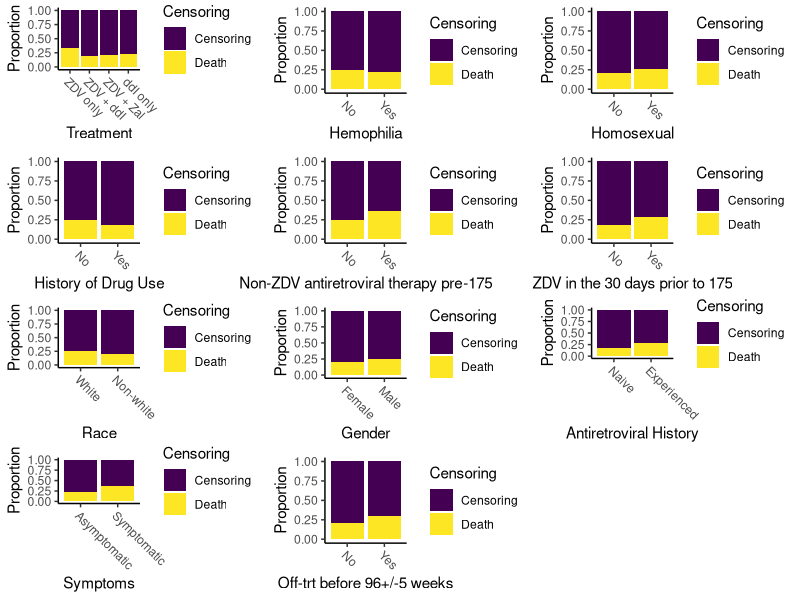

Recreate this plot in R.
## ---- chunk 1
library(tidyverse)
library(knitr)
library(viridis)
knitr::opts_chunk$set(echo = FALSE, message = FALSE)
## ---- chunk 2
aids_df <- read_csv("aids.csv") %>%
  mutate(
    cid = factor(cid),
    trt = factor(trt, levels = 0:3, labels = c("ZDV only", "ZDV + ddI", "ZDV + Zal", "ddI only")),
    hemo = factor(hemo, levels = 0:1, labels = c("No", "Yes")),
    homo = factor(homo, levels = 0:1, labels = c("No", "Yes")),
    drugs = factor(drugs, levels = 0:1, labels = c("No", "Yes")),
    oprior = factor(oprior, levels = 0:1, labels = c("No", "Yes")),
    z30 = factor(z30, levels = 0:1, labels = c("No", "Yes")),
    zprior = factor(zprior, levels = 0:1, labels = c("No", "Yes")),
    race = factor(race, levels = 0:1, labels = c("White", "Non-white")),
    gender = factor(gender, levels = 0:1, labels = c("Female", "Male")),
    str2 = factor(str2, levels = 0:1, labels = c("Naive", "Experienced")),
    strat = factor(strat, levels = 1:3, labels = c("Antiretroviral Naive", "> 1 but <= 52 weeks of prior antiretroviral therapy", "> 52 weeks")),
    symptom = factor(symptom, levels = 0:1, labels = c("Asymptomatic", "Symptomatic")),
    treat = factor(treat, levels = 0:1, labels = c("ZDV only", "Others")),
    offtrt = factor(offtrt, levels = 0:1, labels = c("No", "Yes"))
  )
## ---- chunk 3
comp_bar <- function(x, xlab) {
  ggplot(data = aids_df, mapping = aes(x = .data[[x]], fill = cid)) +
    geom_bar(position = "fill") +
    scale_fill_viridis_d(labels = c("Censoring", "Death")) +
    scale_x_discrete(guide = guide_axis(angle = -45)) +
    labs(x = xlab, y = "Proportion", fill = "Censoring") +
    theme_classic()
}
vars_to_plot = c("trt", "hemo", "homo", "drugs", "oprior", "z30", 
                 "race", "gender", "str2", "symptom", "offtrt")
labels_to_plot <- c("Treatment", "Hemophilia", "Homosexual", 
                    "History of Drug Use", 
                    "Non-ZDV antiretroviral therapy pre-175", 
                    "ZDV in the 30 days prior to 175", "Race",
                    "Gender", "Antiretroviral History", "Symptoms", 
                    "Off-trt before 96+/-5 weeks")
plots <- map2(vars_to_plot, labels_to_plot, comp_bar)
do.call(gridExtra::grid.arrange, plots)
